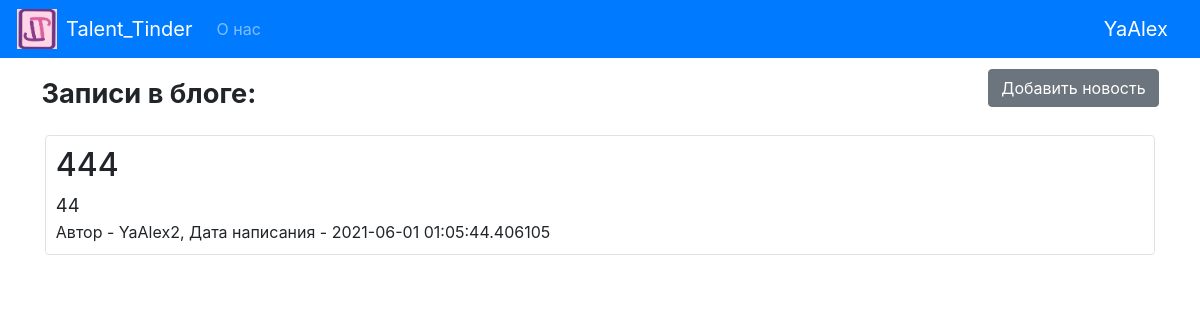
Page /messages (signed in) on the committed database.
### data/users.py (models this page shows, shortened)
class User(SqlAlchemyBase, UserMixin):
    __tablename__ = 'users'
    id = sqlalchemy.Column(sqlalchemy.Integer,
                           primary_key=True, autoincrement=True)
    name = sqlalchemy.Column(sqlalchemy.String, nullable=True)
    about = sqlalchemy.Column(sqlalchemy.String, nullable=True)
    email = sqlalchemy.Column(sqlalchemy.String,
                              index=True, unique=True, nullable=True)
    instrument = sqlalchemy.Column(sqlalchemy.String, nullable=True)
    picture_path = sqlalchemy.Column(sqlalchemy.String, nullable=True)
    hashed_password = sqlalchemy.Column(sqlalchemy.String, nullable=True)
    created_date = sqlalchemy.Column(sqlalchemy.DateTime,
                                     default=datetime.datetime.now)
    news = orm.relation("News", back_populates='user')
    comments = orm.relation('Comments', back_populates='user')
    likes = orm.relation("Likes", back_populates='user')

### data/news.py (models this page shows, shortened)
class News(SqlAlchemyBase):
    __tablename__ = 'news'
    id = sqlalchemy.Column(sqlalchemy.Integer, primary_key=True, autoincrement=True)
    title = sqlalchemy.Column(sqlalchemy.String, nullable=True)
    content = sqlalchemy.Column(sqlalchemy.String, nullable=True)
    created_date = sqlalchemy.Column(sqlalchemy.DateTime, default=datetime.datetime.now)
    is_private = sqlalchemy.Column(sqlalchemy.Boolean, default=False)
    user_id = sqlalchemy.Column(sqlalchemy.Integer, sqlalchemy.ForeignKey("users.id"))
    picture_path = sqlalchemy.Column(sqlalchemy.String, nullable=True)
    reacted_count = sqlalchemy.Column(sqlalchemy.Integer, default=0)
    likes_count = sqlalchemy.Column(sqlalchemy.Integer, default=0)
    user = orm.relation('User')
    comments = orm.relation('Comments', back_populates='news')
    likes = orm.relation('Likes', back_populates='news')

### main.py (the view)
@app.route('/messages')
@login_required
def messages():
    db_sess = create_session()
    if current_user.is_authenticated:
        ns = db_sess.query(News).filter((News.user == current_user) | (News.is_private != True))
    else:
        ns = db_sess.query(News).filter(News.is_private != True)
    return render_template("messages.html", news=ns, title='messages')

### data/db_session.py (called while the page is built)
def create_session() -> Session:
    global __factory
    return __factory()

### main.py (called while the page is built)
@login_manager.user_loader
def load_user(user_id):
    db_sess = create_session()
    return db_sess.query(User).get(user_id)

### templates/messages.html (shortened to what this page needs)
{% extends '/patterns/base.html' %}
{% block content %}
<nav style="margin: 1%">
    <a class="navbar-brand" style="font-size: 170%; font-weight: bold">Записи в блоге:</a>
    {% if current_user.is_authenticated %}
    <a href="news" class="btn btn-secondary" style="float:right">Добавить новость</a>
    {% endif %}
</nav>
{% for item in news %}
<div class="col-md6 border rounded" style="margin: 1.3%; padding: 10px">
    <h2>{{ item.title }}</h2>
    <div style="font-size: 115%">
        {{ item.content }}
    </div>
    <div>
        Автор - {{ item.user.name }}, Дата написания - {{ item.created_date }}
    </div>
</div>
{% endfor %}
{% endblock %}

### templates/patterns/base.html (shortened to what this page needs)
<!doctype html>
<html lang="en">
<head>
    <link rel="stylesheet"
          href="https://stackpath.bootstrapcdn.com/bootstrap/4.4.1/css/bootstrap.min.css"
>
    <link rel="stylesheet" type="text/css" href="{{ url_for('static', filename='css/style.css') }}">
    <link rel="stylesheet" type="text/css" href="{{ url_for('static', filename='css/likes.css') }}">
    <link rel="stylesheet" type="text/css" href="{{ url_for('static', filename='css/animations.css') }}">
</head>
<body>
<header>
    <nav class="navbar navbar-expand-lg navbar-dark bg-primary navbar">
        <button onclick="change()" class="btn" style="padding: 0;">
            <img src="{{ url_for('static', filename='image/Talent_Tinder_logo.png') }}" alt="" width="40" height="40"
                 style="margin-right:8px">
        </button>
        <a class="navbar-brand" href="/">Talent_Tinder</a>
        <div class="collapse navbar-collapse" id="navbarColor02">
            <ul class="navbar-nav mr-auto">
                <li class="nav-item">
                    <a class="nav-link" href="/about_us">О нас</a>
                </li>
            </ul>
        </div>
        {% if current_user.is_authenticated %}
        <a class="navbar-brand" href="/user">{{ current_user.name }}</a>
        {% else %}
        <div class="btn-group" role="group" aria-label="Basic example">
            <a type="button" class="btn btn-primary register" href="/register">Зарегистрироваться</a>
            <a type="button" class="btn btn-success login" href="/login">Войти</a>
        </div>
        {% endif %}
    </nav>
</header>
<main role="main" class="container">
    {% block content %}{% endblock %}
</main>
<br>
</body>
</html>

### static/css/likes.css (style rules this page uses)
* { padding: 0; margin: 0; box-sizing: inherit; }
*:before, *:after { box-sizing: inherit; }

### rows in the picture
User: name "YaAlex"
News: title "444", content "44", user.name "YaAlex2", created_date "2021-06-01 01:05:44.406105"
